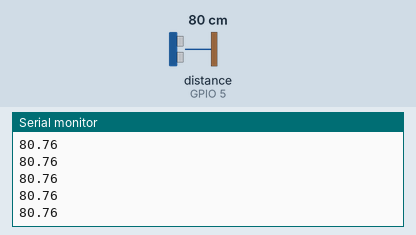
Recording of a sketch running on a simulated ESP32. On the bench: the last lines printed to the serial monitor. Wiring (from diagram.json): ultrasonic range finder: trigger GPIO 4; echo GPIO 5. The test bench sets the inputs (shaded band); at power-on: distance to the obstacle (sensor on GPIO 5) 80 cm. The echo pulse lasts 58.3 µs per cm.

Above: at 1.2 s.
1.3 s: distance to the obstacle (sensor on GPIO 5) set to 2 cm
At 2.1 s:
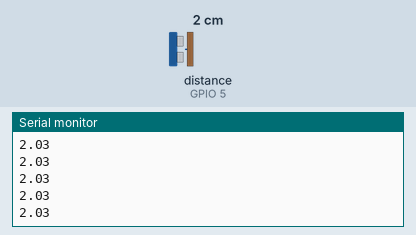
2.8 s: distance to the obstacle (sensor on GPIO 5) set to 4 cm
At 3.5 s:
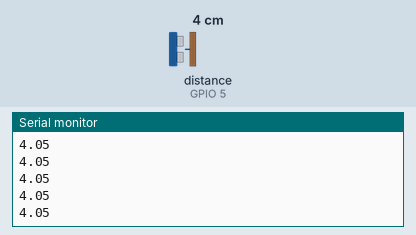
Timing chart, 0 to 5.1 s (numbered marks = the images above; inputs shaded):
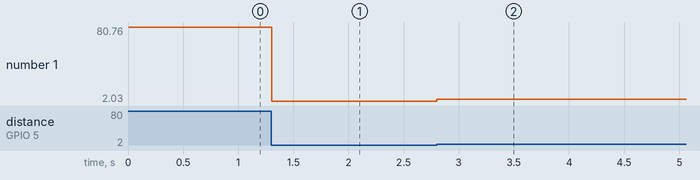

The sketch:

sketch.ino
```cpp
// Z15 Regua Eletronica HC-SR04 Corrigida (ESP32 Classic): LUT com digito 6 (0x7D) + pulseIn timeout 38000UL + c(T,RH)
const uint8_t numeros[10] = {0x3F, 0x06, 0x5B, 0x4F, 0x66, 0x6D, 0x7D, 0x07, 0x7F, 0x6F};
const int PIN_TRIG = 4, PIN_ECHO = 5;
void setup() { Serial.begin(115200); pinMode(PIN_TRIG, OUTPUT); pinMode(PIN_ECHO, INPUT); }
void loop() {
  digitalWrite(PIN_TRIG, HIGH); delayMicroseconds(10); digitalWrite(PIN_TRIG, LOW);
  unsigned long dur = pulseIn(PIN_ECHO, HIGH, 38000UL);
  float dist_cm = (dur * 0.03463f) * 0.5f;
  Serial.println(dist_cm);
}
```

Measured:
- after the input at 1.3 s, the serial monitor: prints a new line at once (image 1)
- after the input at 2.8 s, the serial monitor: prints a new line at once (image 2)
- plotted number 1: 80.76 → 2.03 after the input at 1.3 s, 2.03 → 4.05 after the input at 2.8 s
